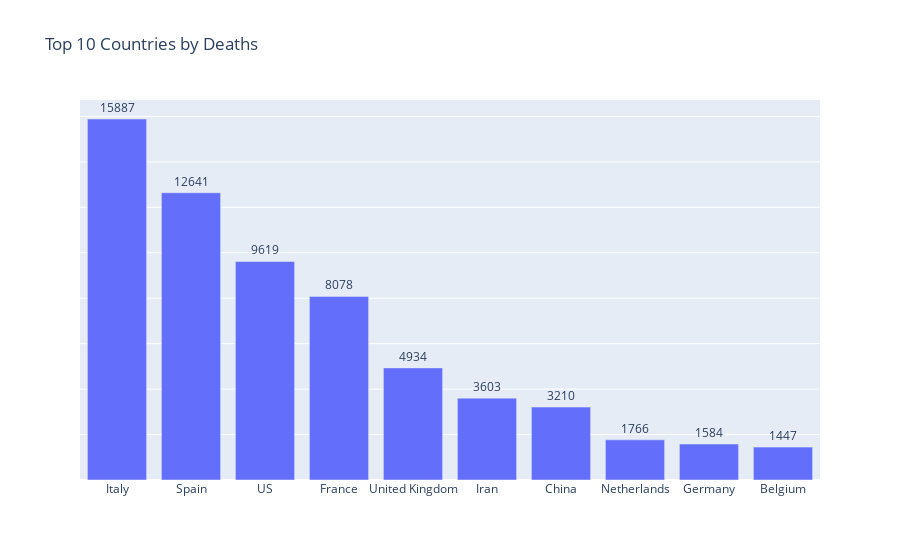

Write notebook code for a chart like this one.
### Code cell
totalcases = Cases.max(level=0)['deaths'].reset_index().set_index('parent')
totalcases = totalcases.sort_values(by='deaths',ascending=False)
top10 = totalcases.head(10)
fig = go.Figure(go.Bar(x=top10.index, y=top10['deaths'],
                      text=top10['deaths'],
            textposition='outside'))
fig.update_layout(title_text='Top 10 Countries by Deaths '+lastrecordeddate)
fig.update_yaxes(showticklabels=False)

fig.show()

### Figure 1 — Plotly figure (JSON) as saved in the notebook; plotly's stock layout.template omitted (floating-point values rounded to 4 significant figures)
{"data": [{"text": [15887, 12641, 9619, 8078, 4934, 3603, 3210, 1766, 1584, 1447], "textposition": "outside", "type": "bar", "x": ["Italy", "Spain", "US", "France", "United Kingdom", "Iran", "China", "Netherlands", "Germany", "Belgium"], "y": [15887, 12641, 9619, 8078, 4934, 3603, 3210, 1766, 1584, 1447]}], "layout": {"title": {"text": "Top 10 Countries by Deaths"}, "yaxis": {"showticklabels": false}}}
